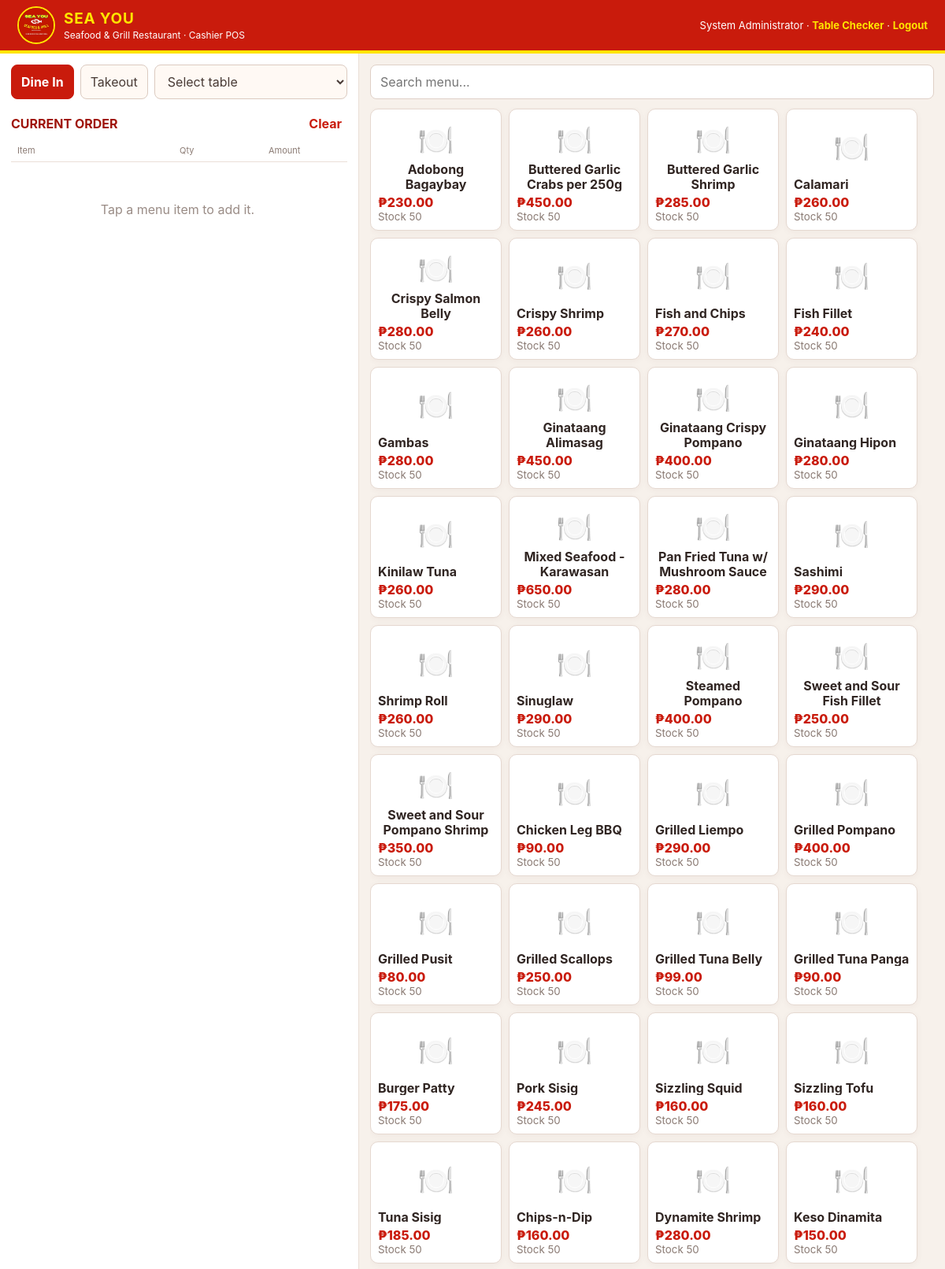
/index.php (signed in, upper part), run on the app's committed database.
### tables this page shows
CREATE TABLE products (
 product_id INT AUTO_INCREMENT PRIMARY KEY, category_id INT NOT NULL, product_name VARCHAR(120) NOT NULL,
 description VARCHAR(255), price DECIMAL(10,2) NOT NULL, stock INT NOT NULL DEFAULT 0,
 image VARCHAR(255) DEFAULT NULL, status ENUM('Available','Unavailable') DEFAULT 'Available', created_at TIMESTAMP DEFAULT CURRENT_TIMESTAMP,
 FOREIGN KEY(category_id) REFERENCES categories(category_id)
);

### index.php (the view, shortened to what this page needs)
<?php
require __DIR__.'/config/database.php';
$products=$pdo->query("SELECT p.*,c.category_name FROM products p JOIN categories c USING(category_id) WHERE p.status='Available' ORDER BY c.sort_order,p.product_name")->fetchAll();
?><!doctype html>
<html><head><meta charset="utf-8"><meta name="viewport" content="width=device-width,initial-scale=1">
<title>Sea You Cashier POS</title><link rel="stylesheet" href="assets/css/style.css"></head>
<body class="pos-body"><div class="pos-shell">
<header class="pos-header"><div class="brand"><img src="assets/sea-you-logo.jpg" alt="Sea You logo"><div><b>SEA YOU</b><span>Seafood & Grill Restaurant · Cashier POS</span></div></div><div><?=htmlspecialchars($_SESSION['full_name'])?> · <a href="tables.php">Table Checker</a> · <a href="logout.php">Logout</a></div></header>
<main class="pos-grid">
<section class="ticket">
  <div class="order-options">
    <button class="active" data-type="Dine-in">Dine In</button>
    <button data-type="Takeout">Takeout</button>
    <select id="table"><option value="">Select table</option></select>
  </div>
  <div class="cart-title"><b>CURRENT ORDER</b><button id="cancel" type="button">Clear</button></div>
  <div class="cart-head"><span>Item</span><span>Qty</span><span>Amount</span></div>
  <div id="cart" class="cart"></div>
</section>
<section class="menu">
  <div class="menu-top"><input id="search" placeholder="Search menu..."></div>
  <div id="products" class="products"><?php foreach($products as $p):?><button class="product" data-id="<?=$p['product_id']?>" data-cat="<?=$p['category_id']?>" data-name="<?=htmlspecialchars($p['product_name'],ENT_QUOTES)?>" data-price="<?=$p['price']?>" data-stock="<?=$p['stock']?>"><div class="food-icon">🍽️</div><b><?=htmlspecialchars($p['product_name'])?></b><span>₱<?=number_format($p['price'],2)?></span><small>Stock <?=$p['stock']?></small></button><?php endforeach;?></div>
</section>
</main></div>
<script src="assets/js.js"></script></body></html>

### assets/css/style.css (style rules this page uses)
:root { --red:#c91b0c;--red-dark:#9f1409;--yellow:#ffe500;--cream:#fffaf0;--ink:#2a211f;--muted:#766b67;--line:#eadfd7;--white:#fff }
* { box-sizing:border-box }
html,body { margin:0;height:100%;font-family:Inter,Segoe UI,Arial,sans-serif }
body { background:#f7f1eb;color:var(--ink) }
a { color:var(--red);text-decoration:none }
button,input,select { font:inherit }
button { cursor:pointer }
body.pos-body { overflow:hidden }
.pos-shell { height:100vh;width:100%;display:flex;flex-direction:column;background:#f7f1eb }
.pos-header { height:68px;flex:0 0 68px;background:var(--red);color:#fff;display:flex;align-items:center;justify-content:space-between;padding:0 22px;border-bottom:4px solid var(--yellow);box-shadow:0 2px 10px #6b0d0740 }
.brand { display:flex;align-items:center;gap:11px }
.brand img { width:48px;height:48px;border-radius:50%;object-fit:cover;border:2px solid var(--yellow) }
.brand div { display:flex;flex-direction:column }
.brand b { font-size:19px;color:var(--yellow);letter-spacing:.04em }
.brand span { font-size:12px;color:#fff;margin:2px 0 0 }
.pos-header>div:last-child { font-size:13px }
.pos-header a { color:var(--yellow);font-weight:700 }
.pos-grid { flex:1;min-height:0;display:grid;grid-template-columns:minmax(330px,38%) minmax(0,62%) }
.ticket { min-height:0;background:#fff;padding:14px;display:flex;flex-direction:column;border-right:1px solid var(--line) }
.order-options { display:grid;grid-template-columns:auto auto 1fr;gap:8px;flex:0 0 auto }
.order-options button,.order-options select,.categories button { border:1px solid #dbcac0;border-radius:8px;background:#fff9f4;color:#493b36;padding:10px 12px }
.order-options button.active,.categories button.active { background:var(--red);border-color:var(--red);color:#fff;font-weight:700 }
.cart-title { display:flex;align-items:center;justify-content:space-between;margin-top:14px;color:var(--red-dark) }
.cart-title button { border:0;background:transparent;color:var(--red);padding:7px;font-weight:700 }
.cart-head,.cart-row { display:grid;grid-template-columns:minmax(0,1fr) 105px 92px;gap:8px;align-items:center }
.cart-head { padding:10px 8px 7px;font-size:11px;color:#8b7b74;border-bottom:1px solid var(--line) }
.cart { flex:1;min-height:0;overflow-y:auto;overscroll-behavior:contain;padding-right:4px }
.menu { min-width:0;min-height:0;padding:14px;display:grid;grid-template-rows:auto minmax(0,1fr) auto;background:#f7f1eb }
.menu-top { display:flex;gap:8px;padding-bottom:10px }
.menu-top input { width:100%;background:#fff;border:1px solid #dfd0c7;color:var(--ink);border-radius:8px;padding:11px 12px;outline:none }
.products { min-height:0;overflow-y:auto;overscroll-behavior:contain;display:grid;grid-template-columns:repeat(4,minmax(135px,1fr));grid-auto-rows:155px;align-content:start;gap:9px;padding:2px 6px 10px 0;scrollbar-gutter:stable }
.product { height:155px;border:1px solid #e5d8d0;border-radius:10px;background:#fff;color:#302522;padding:9px;display:flex;flex-direction:column;align-items:flex-start;justify-content:flex-end;cursor:pointer;overflow:hidden;box-shadow:0 2px 8px #5b33200c }
.food-icon { font-size:37px;align-self:center;margin:auto }
.product b { max-width:100%;line-height:1.15;display:-webkit-box;-webkit-line-clamp:2;-webkit-box-orient:vertical;overflow:hidden }
.product span { color:var(--red);font-weight:800;margin-top:4px }
.product small { color:#8a7a73 }

### data on the page
products: product_name "Adobong Bagaybay", price "230.00", stock "50"
products: product_name "Buttered Garlic Crabs per 250g", price "450.00", stock "50"
products: product_name "Buttered Garlic Shrimp", price "285.00", stock "50"
products: product_name "Calamari", price "260.00", stock "50"
products: product_name "Crispy Salmon Belly", price "280.00", stock "50"
products: product_name "Crispy Shrimp", price "260.00", stock "50"
products: product_name "Fish and Chips", price "270.00", stock "50"
products: product_name "Fish Fillet", price "240.00", stock "50"
products: product_name "Gambas", price "280.00", stock "50"
products: product_name "Ginataang Alimasag", price "450.00", stock "50"
products: product_name "Ginataang Crispy Pompano", price "400.00", stock "50"
products: product_name "Ginataang Hipon", price "280.00", stock "50"
products: product_name "Kinilaw Tuna", price "260.00", stock "50"
products: product_name "Mixed Seafood - Karawasan", price "650.00", stock "50"
products: product_name "Pan Fried Tuna w/ Mushroom Sauce", price "280.00", stock "50"
products: product_name "Sashimi", price "290.00", stock "50"
products: product_name "Shrimp Roll", price "260.00", stock "50"
products: product_name "Sinuglaw", price "290.00", stock "50"
products: product_name "Steamed Pompano", price "400.00", stock "50"
products: product_name "Sweet and Sour Fish Fillet", price "250.00", stock "50"
products: product_name "Sweet and Sour Pompano Shrimp", price "350.00", stock "50"
products: product_name "Chicken Leg BBQ", price "90.00", stock "50"
products: product_name "Grilled Liempo", price "290.00", stock "50"
products: product_name "Grilled Pompano", price "400.00", stock "50"
products: product_name "Grilled Pusit", price "80.00", stock "50"
products: product_name "Grilled Scallops", price "250.00", stock "50"
products: product_name "Grilled Tuna Belly", price "99.00", stock "50"
products: product_name "Grilled Tuna Panga", price "90.00", stock "50"
products: product_name "Burger Patty", price "175.00", stock "50"
products: product_name "Pork Sisig", price "245.00", stock "50"
products: product_name "Sizzling Squid", price "160.00", stock "50"
products: product_name "Sizzling Tofu", price "160.00", stock "50"
products: product_name "Tuna Sisig", price "185.00", stock "50"
products: product_name "Chips-n-Dip", price "160.00", stock "50"
products: product_name "Dynamite Shrimp", price "280.00", stock "50"
products: product_name "Keso Dinamita", price "150.00", stock "50"

### other printed values
$_SESSION['full_name'] "System Administrator"
